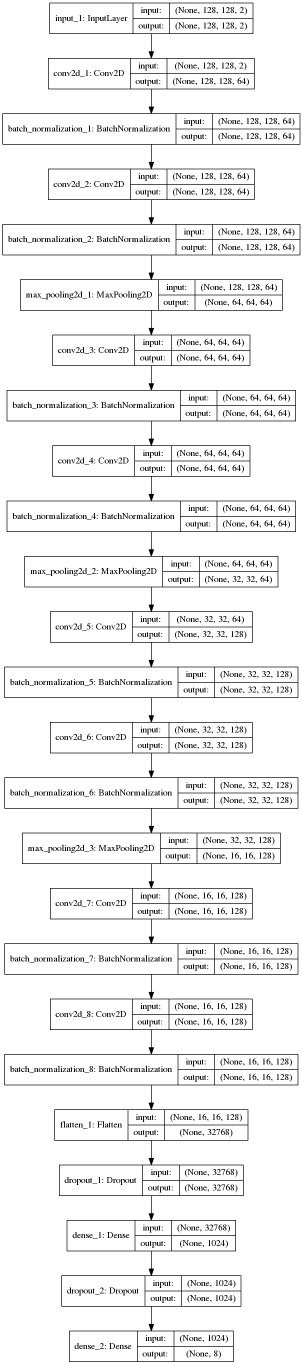
#> input picture model.png, 605 x 2729 px (shown at 1/2 size)
$ python -i generate_data.py   (imports and definitions only)
#> lines starting #> are read from the running program, lines starting #| are printed output that depends on the picture
#> in process_image, img is the input picture: shape (2729, 605); min 0, max 255, mean 240.3
#!/usr/bin/env python

import sys
import random
import glob
import os.path
import uuid

from queue import Queue, Empty
from threading import Thread

import numpy as np
import cv2


def scale_down(img, target_size):
#> called with target_size = (320, 240)
    src_height, src_width = img.shape
#> src_height = 2729; src_width = 605
    src_ratio = src_height/src_width
#> src_ratio = 4.51
    target_width, target_height = target_size
    if src_ratio < target_height/target_width:
        dst_size = (int(np.round(target_height/src_ratio)), target_height)
    else:
        dst_size = (target_width, int(np.round(target_width*src_ratio)))
#> dst_size = (320, 1443)
    return cv2.resize(img, dst_size, interpolation=cv2.INTER_AREA)
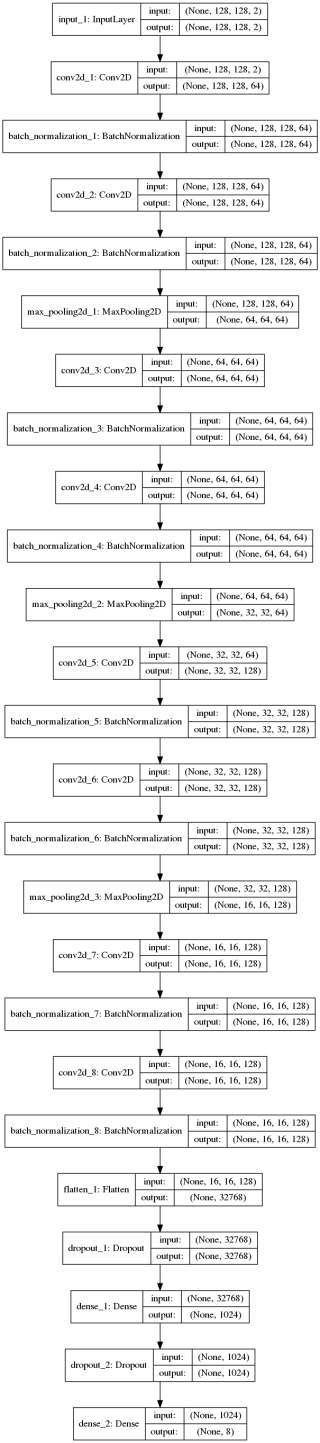
#> returned value: shape (1443, 320); min 0, max 255, mean 240.3


def crop(img, origin, size):
    width, height = size
    x, y = origin
    return img[y:y + height, x:x + width]


def center_crop(img, target_size):
#> called with target_size = (320, 240)
    target_width, target_height = target_size
    # Note the reverse order of width and height
    height, width = img.shape
#> height = 1443; width = 320
    x = int(np.round((width - target_width)/2))
#> x = 0
    y = int(np.round((height - target_height)/2))
#> y = 602
    return crop(img, (x, y), target_size)
#> in crop, `return img[y:y + height, x:x + width]`:
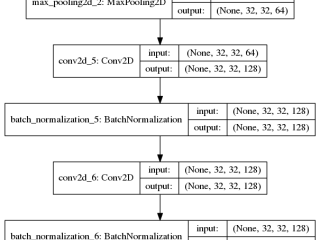
#> returned value: shape (240, 320); min 0, max 255, mean 239.2


def generate_points():
    # Choose top-left corner of patch (assume 0,0 is top-left of image)
    # Restrict points to within 24-px from the border
    p = 32
    x, y = (random.randint(56, 136), 56)
    patch = [
        (x, y),
        (x + 128, y),
        (x + 128, y + 128),
        (x, y + 128)
    ]
    # Perturb
    perturbed_patch = [(x + random.randint(-p, p), y + random.randint(-p, p)) for x, y in patch]
    return np.array(patch), np.array(perturbed_patch)


def warp(img, orig, perturbed, target_size):
    # Get inverse homography matrix
    M = cv2.getPerspectiveTransform(np.float32(perturbed), np.float32(orig))
    return cv2.warpPerspective(img, M, target_size, flags=cv2.INTER_CUBIC)


def process_image(image_path, num_output=1):
    # Read as grayscale
    img = cv2.imread(image_path, cv2.IMREAD_GRAYSCALE)
    if img.shape < (240, 320):
        return

    target_size = (320, 240)
    img = scale_down(img, target_size)
    img = center_crop(img, target_size)

    patch_size = (128, 128)
    image_pairs = []
    offsets = []
    #orig_points = []
    #perturbed_points = []
    while len(offsets) < num_output:
        orig, perturbed = generate_points()
        a = crop(img, orig[0], patch_size)
        b = warp(img, orig, perturbed, target_size)
        b = crop(b, orig[0], patch_size)
        try:
            d = np.stack((a, b), axis=-1)
        except ValueError:
            continue
        image_pairs.append(d)
        offset = (perturbed - orig).reshape(-1)
        offsets.append(offset)
#> this loop made 1 pass
#> pass 1, in process_image, `a = crop(img, orig[0], patch_size)`:
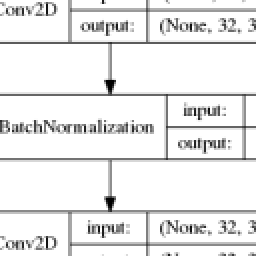
#> a: shape (128, 128) (shown 2 times larger); min 0, max 255, mean 235
#> pass 1, in process_image, `b = warp(img, orig, perturbed, target_size)`:
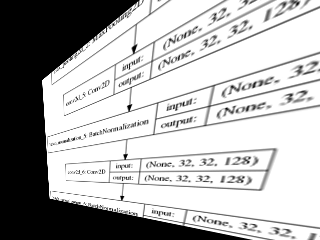
#> b: shape (240, 320); min 0, max 255, mean 177.2
#> pass 1, in process_image, `b = crop(b, orig[0], patch_size)`:
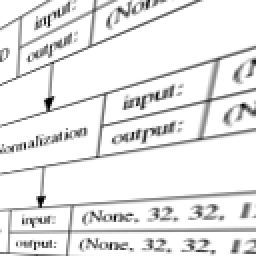
#> b: shape (128, 128) (shown 2 times larger); min 0, max 255, mean 232
#> after the loop, image_pairs = 1 item; offsets = [[21, -27, 1, 30, 19, 6, 29, 13]]
        #orig_points.append(orig)
        #perturbed_points.append(perturbed)
    print('done:', image_path)
    return image_pairs, offsets


class Worker(Thread):

   # [81 lines left out: functions __init__, run, pack, bundle, main, not called in this run]


# [2 lines not run here, left out]

>>> result = process_image('model.png')
